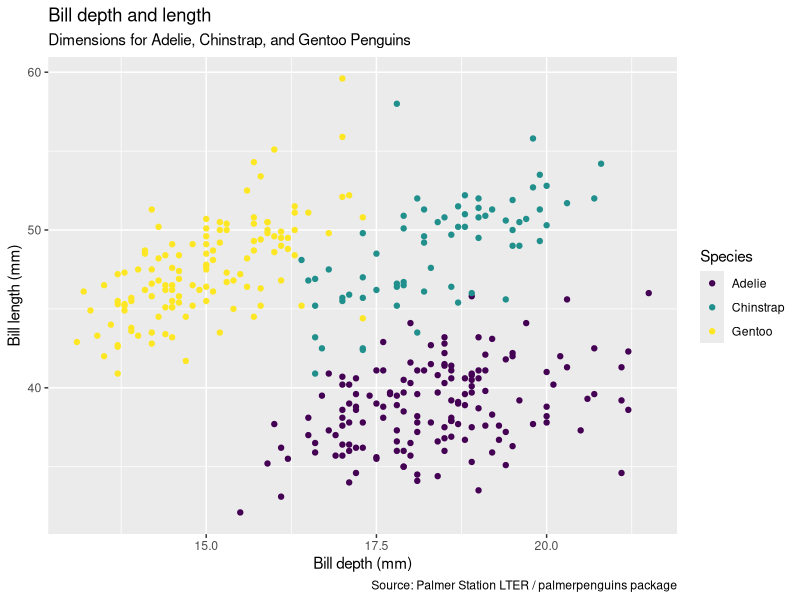

Write the R code that produced this figure.
###This is the script to visualize penquins data ###
### Created by: Zoe Sidana Bunnath ###
### Created on: 2025-09-09 ###


### library ####
install.packages("palmerpenguins")
library(palmerpenguins)
library(tidyverse)
glimpse(penguins)

### ggplot ####
ggplot(data=penguins, 
       mapping = aes(x = bill_depth_mm,
                     y = bill_length_mm,
                     color = species)) +
  geom_point()+
  labs(title = "Bill depth and length",
       subtitle = "Dimensions for Adelie, Chinstrap, and Gentoo Penguins",
       x = "Bill depth (mm)", y = "Bill length (mm)",
       color = "Species",
       caption = "Source: Palmer Station LTER / palmerpenguins package")+
  scale_color_viridis_d()